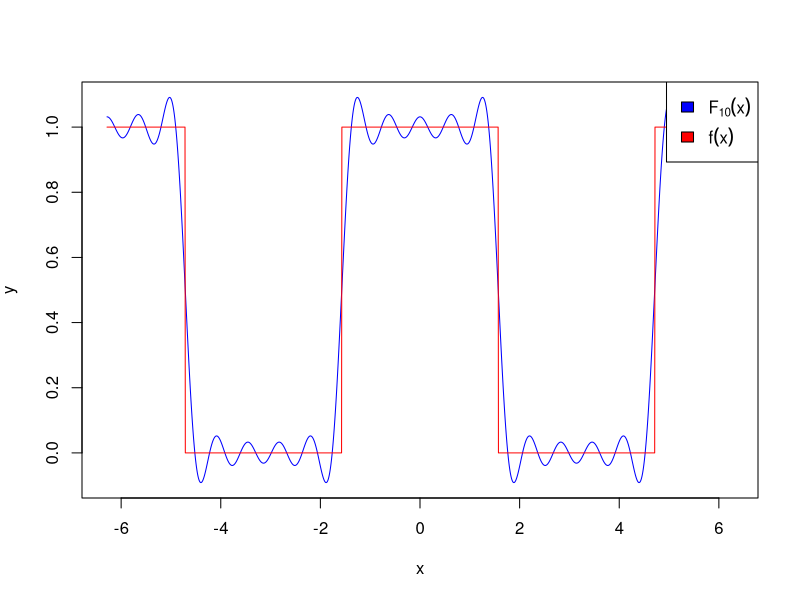
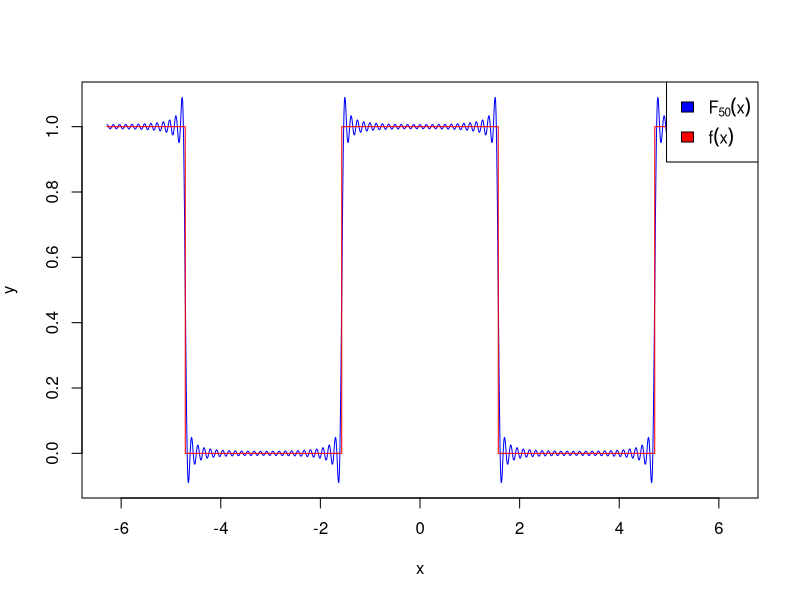
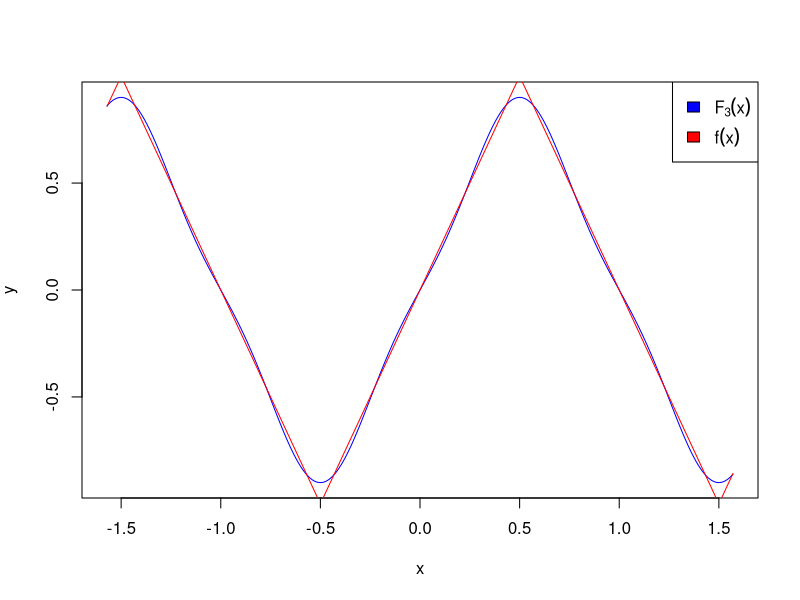
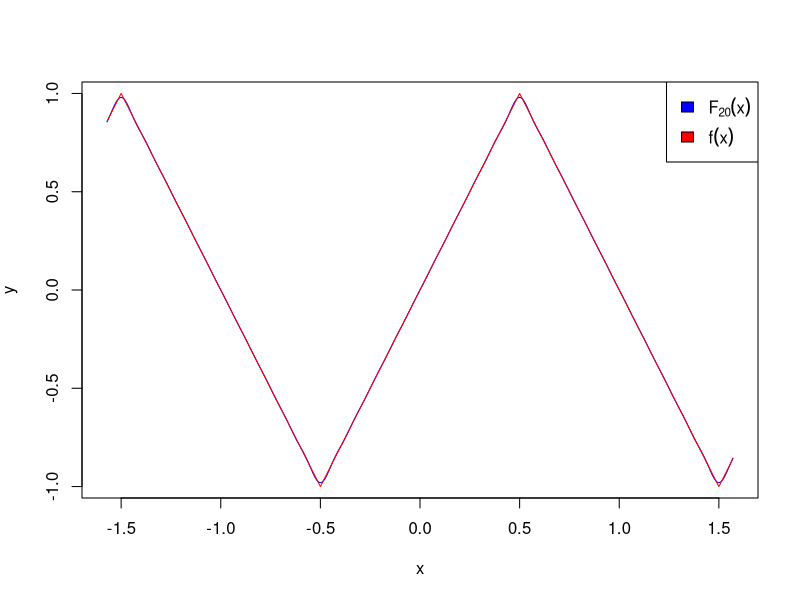

These charts were generated, in order, by the following R code:
library(matlab)

#----------------------------------------------------------------------
# Create some instances of the FSApprox class
#----------------------------------------------------------------------
triangleWave = list(
   T0 = 2,
   an = function(n){
      return(0);
   },
   bn = function(n){
      if(n == 0){
         return(0);
      }
      return((8/((n^2)*(pi^2)))*sin(n*pi/2));
   },
   trueFn = function(x){
      x <- x + 0.5;
      x <- x %% 2;
      if( ( floor(x) %% 2 ) == 0 ){
         return( 2*x - 1 );
       }
      return( -2*(x-1) + 1 );
   }
);
class(triangleWave) <- c("FSApprox");

squareWave = list(
   T0 = 2*pi,
   an = function(n){
      if(n == 0){
         return(1/2);
      }
      return((2/(n*pi))*sin((n*pi)/2));
   },
   bn = function(n){
      return(0);
   },
   trueFn = function(x){
      x0 <- abs(x) %% (2*pi);
      if( (x0 < pi/2) || (x0 > 3*pi/2) ){
         return(1);
      }
      else{
         return(0);
      }
   }
);
class(squareWave) <- c("FSApprox");

#----------------------------------------------------------------------
# Virutal function declarations for FSApprox class
#----------------------------------------------------------------------
Fn <- function(x, ...){
   UseMethod("Fn");
}

getPlotParams <- function(x, ...){
   UseMethod("getPlotParams");
}

#----------------------------------------------------------------------
# FSApprox methods
#
# FSApprox is a class for representing Fourier Series Approximations
# of functions
#----------------------------------------------------------------------

print.FSApprox <- function(fsa){
   cat("T0: ", fsa$T0, "\n\n");
   cat("an:", "\n"); 
   print(fsa$an);
   cat("\nbn:", "\n");
   print(fsa$bn);
   cat("\ntrueFn:", "\n");
   print(fsa$trueFn);
}

plot.FSApprox <- function(fsa,x0,x1,n){
   x <- getSamplePoints(x0,x1,n/fsa$T0) ;
   plot( x, Fn(fsa,n)(x), 
         type='l', col="blue", 
         xlab=getPlotParams(fsa)$xlab, 
         ylab=getPlotParams(fsa)$ylab);#, axes="false");
   lines( x, 
         sapply( x, fsa$trueFn),
         type='l', col="red");
   legend(  "topright", 
            legend=sapply(
               c(bquote(F[.(n)](x)), bquote(f(x))),
               as.expression
            ), 
            fill=c("blue", "red"),
            y.intersp=1.5,
            bg="white");
#   axis(1,  at=c(-2*pi, -pi, pi, 2*pi),
#            labels=c(expression(-2*pi, -pi, pi, 2*pi)));
#   axis(2,  at=c(0,1),
#            labels=c(0,1));
}

getPlotParams.FSApprox <- function(fsa){
   return(list(
      xlab=expression(x),
      ylab=expression(y)
   ));
}

Fn.FSApprox <- function(fsa,N){
   return(
      function(x){
         return(
            summation(
               function(n) {
                  return(
                     (fsa$an(n) * sin( (2 * pi * n/fsa$T0 * x) + (90 * pi / 180))) +
                     (fsa$bn(n) * sin(  2 * pi * n/fsa$T0 * x  )) 
                  );
               }, 
               0,N
            )
         );
      }
  );
}

#-------------------
#
# Helper functions
#
#-------------------

#---------------------------------------------------------------------------------------
# getSamplePoints
#
# For a given starting point (x0), a given end point (x1), and a given frequency, return 
# a vector starting at x0 and ending at x1 that has enough sample points to plot a 
# signal with the given frequency
#---------------------------------------------------------------------------------------
getSamplePoints <- function(x0, x1, frequency){
   #Nyquist says to use this many samples...
   n <- (2*frequency) * (x1 - x0);
   #But, Nyquist was reconstructing analog signals, not connecting dots with straight lines.
   n <- 50*n;
   return(linspace(x0,x1,n));
}

#---------------------------------------------------------------------------------------
# summation 
#
# Returns: f(n) + f(n+1) + ... + f(N-1) + f(N)
#---------------------------------------------------------------------------------------
summation <- function(f, n, N){
   sum <- 0;
   for(i in n:N){
      sum <- sum + f(i);
   }
   return(sum);
}

pdf("squareWave10.pdf")
plot(squareWave,-2*pi,2*pi,10);

pdf("squareWave50.pdf")
plot(squareWave,-2*pi,2*pi,50);

pdf("triangleWave3.pdf")
plot(triangleWave, -pi/2, pi/2, 3);

pdf("triangleWave20.pdf")
plot(triangleWave, -pi/2, pi/2, 20);

#source('lt.R')
